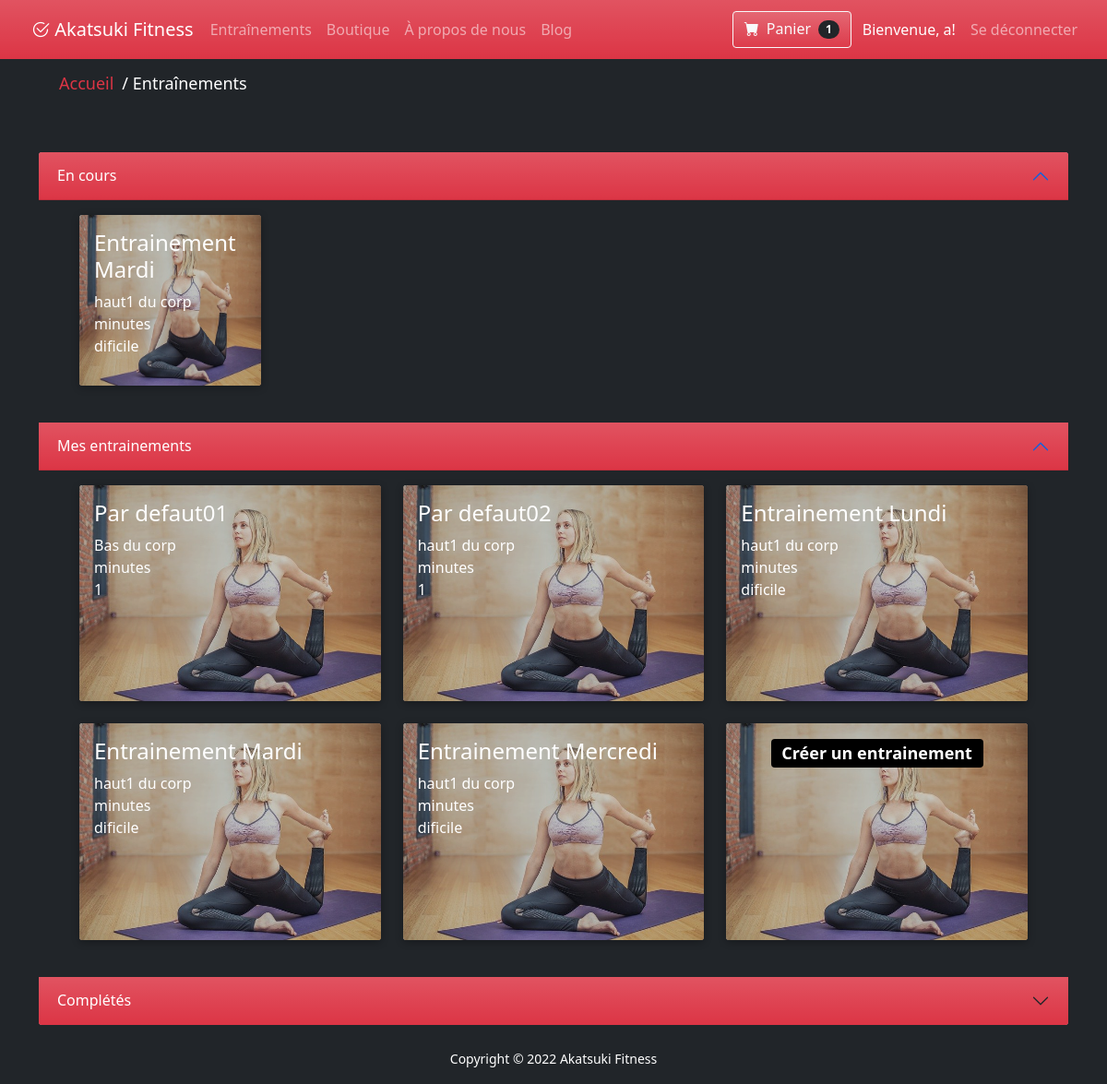
The app's page /workouts.php (signed in) with its own data.
### tables this page shows
CREATE TABLE `utilisateur` (
  `iduser` int(11) NOT NULL,
  `nom` varchar(50) NOT NULL,
  `prenom` varchar(50) NOT NULL,
  `email` varchar(100) NOT NULL,
  `date_de_naissance` date NOT NULL,
  `sexe` int(11) NOT NULL,
  `poids` float DEFAULT NULL,
  `datedebutabonnement` date DEFAULT NULL,
  `datefinabonnement` date DEFAULT NULL,
  `poids_desire` float DEFAULT NULL,
  `avatar` int(11) DEFAULT '1'
);

CREATE TABLE `entrainementcontenu` (
  `idcontenu` int(11) NOT NULL,
  `identrainement` int(11) NOT NULL
);

CREATE TABLE `entrainement` (
  `identrainement` int(11) NOT NULL,
  `nom` varchar(50) NOT NULL,
  `status` int(11) NOT NULL,
  `type` varchar(50) NOT NULL,
  `difficulte` varchar(50) NOT NULL
);

### db/conn.php (called while the page is built)
<?php
$host = 'localhost';
$db = 'akatsuki_db';
$user = 'root';
$pass = '';
$chartset = 'utf8mb4';
$dsn = "mysql:host=$host;dbname=$db;chartset=$chartset";
try {
    $pdo = new PDO($dsn, $user, $pass);
    $pdo->setAttribute(PDO::ATTR_ERRMODE, PDO::ERRMODE_EXCEPTION);
} catch (PDOException $e) {
    throw new PDOException($e->getMessage());
}
require_once 'Crud.php';
$crud = new Crud($pdo);

### db/Crud.php (called while the page is built, shortened)
<?php
class Crud
{
    private $db;
    public function __construct($conn)
    {
        $this->db = $conn;
    }
    public function getUser($id){
        try {
            $sql = "SELECT * FROM utilisateur WHERE iduser = '$id' ";
            $stmt = $this->db->prepare($sql);
            $stmt->execute();
            $result = $stmt->fetch();
            return  $result;
        } catch (PDOException $e) {
            echo $e->getMessage();
            return false;
        }
    }
    private function getContenuId($idUser){
        try{
            $sql = "SELECT * FROM  `contenu` WHERE iduser = '$idUser' ";
            $stmt = $this->db->prepare($sql);
            $stmt->execute();
            $result = $stmt->fetch();
            return  $result['idcontenu'];
        }catch  (PDOException $e) {
            echo $e->getMessage();
        return false;
        }
    }
    public function getEntrainementsByIdUser($idUser){
        $idContenu =$this->getContenuId($idUser);
        return $this->getEntrainementsByContenu($idContenu);
    }
    private function getEntrainementsByContenu($idContenu){
        try{
            $sql = "SELECT * FROM `entrainementcontenu` INNER JOIN entrainement ON `entrainementcontenu`.`identrainement`  = `entrainement`.`identrainement`  WHERE `entrainementcontenu`.`idcontenu` = '$idContenu' ";
            $stmt = $this->db->prepare($sql);
            $stmt->execute();
            $result = $stmt->fetchAll();
            return  $result;
        }catch  (PDOException $e) {
            echo $e->getMessage();
        return false;
        }
    }
    public function getEntrainementsInProgressByIdUser($idUser){
        $idContenu =$this->getContenuId($idUser);
        return $this->getEntrainementsCompletedOrIncompletedByContenu($idContenu,self::STATUS_INPROGRESS);
    }
    private function getEntrainementsCompletedOrIncompletedByContenu($idContenu,$wantedStatus){
        try{
            $sql = "SELECT * FROM `entrainementcontenu` INNER JOIN entrainement ON `entrainementcontenu`.`identrainement`  = `entrainement`.`identrainement`
            WHERE `entrainementcontenu`.`idcontenu` = '$idContenu' AND `entrainement`.`status` = $wantedStatus";
            $stmt = $this->db->prepare($sql);
            $stmt->execute();
            $result = $stmt->fetchAll();
            return  $result;
        }catch  (PDOException $e) {
            echo $e->getMessage();
        return false;
        }
    }
    public function getNombreOfProductInPanierByidUser($idUser){
        try{
            $sql = "SELECT * FROM `panier`  WHERE `panier`.`iduser` = '$idUser' ";
            $stmt = $this->db->prepare($sql);
            $stmt->execute();
            $result = $stmt->rowCount();
            return  $result;
        }catch  (PDOException $e) {
            echo $e->getMessage();
        return false;
        }
    }
}

### workouts.php (the view, shortened to what this page needs)
<?php
require_once 'includes/header.php';
?>
<div class="accordion mt-5" id="accordionPanelsStayOpenExample">
    <div class="accordion-item border-0">
        <h2 class="accordion-header text-white" id="panelsStayOpen-headingOne">
            <button class="accordion-button bg-danger bg-gradient text-white " type="button" data-bs-toggle="collapse" data-bs-target="#panelsStayOpen-collapseOne" aria-expanded="true" aria-controls="panelsStayOpen-collapseOne">
                En cours
            </button>
        </h2>
        <div id="panelsStayOpen-collapseOne" class="accordion-collapse collapse show bg-dark" aria-labelledby="panelsStayOpen-headingOne">
            <div class="accordion-body">
                <div class="container">
                    <div class="card-group container-fluid ">
                        <div class="row">
                        <?php
                            $listeEntrainement = $crud->getEntrainementsInProgressByIdUser($_SESSION['userid']);
                            $rep = '';
                            foreach ($listeEntrainement as $training) {
                                $idEntrainement = $training['identrainement'];
                                $nom = $training['nom'];
                                $difficulte = $training['difficulte'];
                                $type = $training['type'];
                                $rep .= '<div class="col-md-4 mb-4" style="min-width:162px; min-height:185px;" onclick="workoutInProgress('.$idEntrainement.')">
                                            <div id="TCard'.$idEntrainement.'" class="card card-perso card-hover text-white border-0"  style="min-width:162px; min-height:185px;">
                                                <img src="images/training_bg/bg_2.jpg" class="card-img" alt="..." style="min-width:162px; min-height:185px;">
                                                <div class="card-img-overlay bg-dark bg-opacity-25" >
                                                    <h4 class="card-title"> ' . $nom . '</h4>
                                                    <ul>
                                                        <li>' . $type . '</li>
                                                        <li>' .  ' minutes </li>
                                                        <li>' . $difficulte. '</li>
                                                    </ul>
                                                </div>
                                            </div>
                                        </div>';
                            }
                            echo $rep;
                        ?>
                        </div>
                    </div>
                </div>
            </div>
        </div>
    </div>
    <div class="accordion-item border-0">
        <h2 class="accordion-header" id="panelsStayOpen-headingTwo">
            <button class="accordion-button bg-danger bg-gradient text-white " type="button" data-bs-toggle="collapse" data-bs-target="#panelsStayOpen-collapseTwo" aria-expanded="false" aria-controls="panelsStayOpen-collapseTwo">
                Mes entrainements
            </button>
        </h2>
        <div id="panelsStayOpen-collapseTwo" class="accordion-collapse collapse show bg-dark" aria-labelledby="panelsStayOpen-headingTwo">
            <div class="accordion-body">
                <div class="container">
                    <div class="card-group container-fluid ">
                        <div class="row">
                            <?php
                            $listeEntrainement = $crud->getEntrainementsByIdUser($_SESSION['userid']);
                            $rep = '';
                            foreach ($listeEntrainement as $training) {
                                $idEntrainement = $training['identrainement'];
                                $nom = $training['nom'];
                                $difficulte = $training['difficulte'];
                                $type = $training['type'];
                                $rep .= '<div class="col-md-4 mb-4" style="min-width:162px; min-height:185px;" onclick="workoutInProgress('.$idEntrainement.')" >
                                            <div id="TCard'.$idEntrainement.'" class="card card-perso card-hover text-white border-0" style="min-width:162px; min-height:185px;">
                                                <img src="images/training_bg/bg_2.jpg" class="card-img" alt="..." style="min-width:162px; min-height:185px;">
                                                <div class="card-img-overlay bg-dark bg-opacity-25" >
                                                    <h4 class="card-title"> ' . $nom . '</h4>
                                                    <ul>
                                                        <li>' . $type . '</li>
                                                        <li>' .  ' minutes </li>
                                                        <li>' . $difficulte. '</li>
                                                    </ul>
                                                </div>
                                            </div>
                                        </div>';
                            }
                            echo $rep;
                            ?>
                            <div class="col-md-4 mb-4" onclick="window.location.href='new_workout.php'" style="min-width:162px; min-height:185px;">
                                <div class="card card-perso card-hover text-white border-0" style="min-width:162px; min-height:185px;">
                                    <img src="images/training_bg/bg_2.jpg" class="card-img" alt="..." style="min-width:162px; min-height:185px;">
                                    <div class="card-img-overlay bg-dark bg-opacity-25 justify-content-center">
                                        <h4 class="card-title text-center"> <span class="badge badge-pill bg-black">Créer un entrainement</span></h4>
                                    </div>
                                </div>
                            </div>
                        </div>
                    </div>
                </div>
            </div>
        </div>
    </div>
    <div class="accordion-item border-0 ">
        <h2 class="accordion-header" id="panelsStayOpen-headingThree">
            <button class="accordion-button bg-danger bg-gradient text-white collapsed" type="button" data-bs-toggle="collapse" data-bs-target="#panelsStayOpen-collapseThree" aria-expanded="false" aria-controls="panelsStayOpen-collapseThree">
                Complétés
            </button>
        </h2>
    </div>
</div>
<?php
require_once 'includes/footer.php';
?>

### vue/nav.php (shortened to what this page needs)
<nav id="myNav" class="navbar navbar-expand-lg navbar-dark bg-danger bg-gradient">
    <div class="container-fluid">
        <a class="logo navbar-brand" href="<?php if(!isset($_SESSION['userid'])) { ?>index.php<?php } else { ?>#<?php } ?>"><i class="bi bi-check2-circle"> </i>Akatsuki Fitness</a>
        <div class="collapse navbar-collapse" id="navbarNav">
            <div class="navbar-nav me-auto">
                <a id="btnTrain" <?php if(!isset($_SESSION['userid'])) { ?> data-bs-toggle="modal"
                    data-bs-target="#loginModal" <?php } else {?> href="workouts.php" <?php } ?>
                    class="nav-item nav-link">Entraînements
                </a>
                <a id="btnStore" href="shop_index.php" class="nav-item nav-link">Boutique</a>
                <a id="btnAbout" href="about.php" class="nav-item nav-link">À propos de nous</a>
                <a id="btnBlog" href="blog.php" class="nav-item nav-link">Blog</a>
            </div>
            <div class="navbar-nav ms-auto">
                <?php if(!isset($_SESSION['userid'])) { ?>
                <button id="btnNavLogin" type="button" class="btn btn-outline-light bg-gradient"
                    data-bs-toggle="modal" data-bs-target="#loginModal">
                    Se connecter
                </button>
                <?php } else {
                    $userid = $_SESSION['userid'];
                    $userInfo = $crud->getUser($userid); ?>
                <a class="btn btn-outline-light bg-gradient me-1" href='shop_cart.php'>
                    <i class="bi-cart-fill me-1"></i>
                    Panier
                    <?php
                    $cartItems = $crud->getNombreOfProductInPanierByidUser($_SESSION['userid']);
                    ?>
                    <span class="badge bg-dark text-white ms-1 rounded-pill" id="cartCount" ><?php echo $cartItems?></span>
                </a>
                <a id="btnBlog" href="profile.php" class="nav-item nav-link active">Bienvenue,
                    <?php echo $userInfo['prenom']?>!</a>
                <a href="logout.php" class="nav-item nav-link">Se déconnecter</a>
                <?php }?>
            </div>
        </div>
    </div>
</nav>

### css/style.css (style rules this page uses)
a { color: #dc3545; text-decoration: none; }
ul { list-style-type: none; padding: 0; margin: 0; }
.card-perso { box-shadow: 0 2px 8px rgb(0 0 0 / 30%); }
#myNav { padding: 12px; text-align: center; }
#myNav .logo { padding-left: 10px; padding-right: 10px; margin-right: 0%; }
.card-img, .card-img-top, .card-img-bottom { width: 100%; }

### css/style-blog.css (style rules this page uses)
* { box-sizing: border-box; }

### css/style-search.css (style rules this page uses)
.show { display: block; }

### records on screen
utilisateur: prenom "a"
entrainementcontenu: identrainement.nom "Entrainement Mardi", identrainement.type "haut1 du corp", identrainement.difficulte "dificile"
entrainementcontenu: identrainement.nom "Par defaut01", identrainement.type "Bas du corp", identrainement.difficulte "1"
entrainementcontenu: identrainement.nom "Par defaut02", identrainement.type "haut1 du corp", identrainement.difficulte "1"
entrainementcontenu: identrainement.nom "Entrainement Lundi", identrainement.type "haut1 du corp", identrainement.difficulte "dificile"
entrainementcontenu: identrainement.nom "Entrainement Mercredi", identrainement.type "haut1 du corp", identrainement.difficulte "dificile"

### other values on screen
$cartItems "1"
